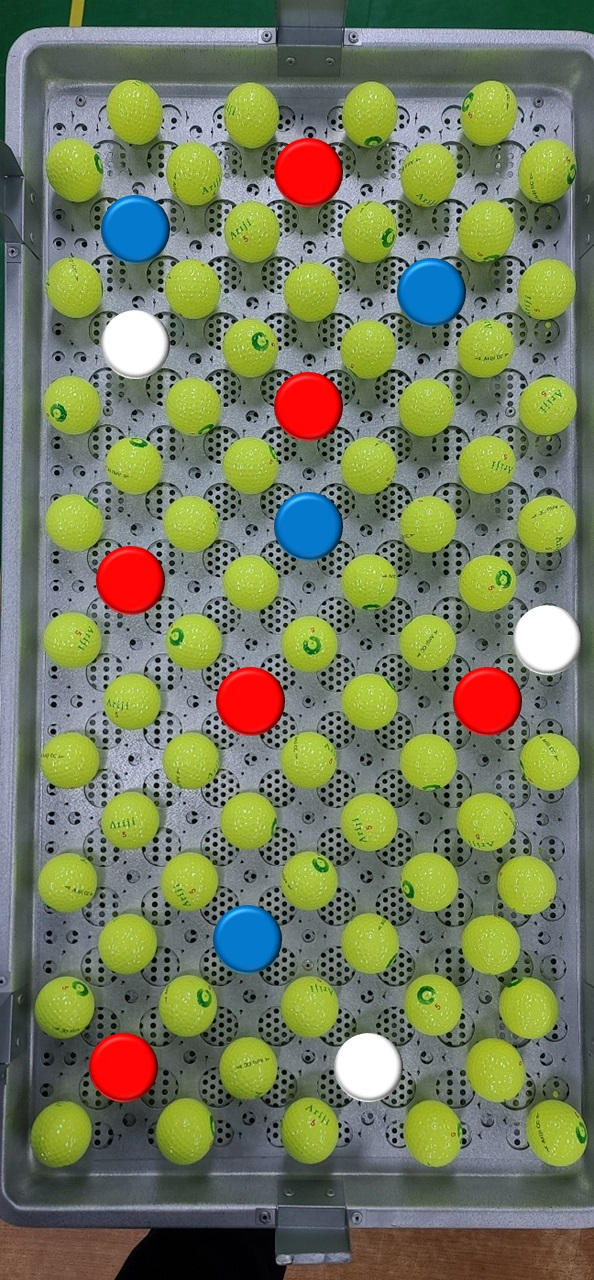
#> input picture BallCount/Image/Ball1.jpg, 594 x 1280 px
$ python BallCount.py
#> lines starting #> are read from the running program, lines starting #| are printed output that depends on the picture; after the words box and inside, x2 and y2 are one past the last pixel; in counts of white or black regions, pixels touching at a corner belong together
import numpy as np
import cv2

# 색상 테이블
hsvData_l = [] # HSV 영역을 제한하기 위한 최솟값(Lower)
hsvData_u = [] # HSV 영역을 제한하기 위한 최대값(Upper)
hsvData_l.append((0, 80, 80)) # 빨강
hsvData_u.append((5, 255, 255))
hsvData_l.append((30, 80, 80)) # 초록
hsvData_u.append((70, 255, 255))
hsvData_l.append((100, 80, 80)) # 파랑
hsvData_u.append((140, 255, 255))
hsvData_l.append((0, 0, 255)) # 흰색
hsvData_u.append((0, 64, 255))

circleCountMax = 100 # 공의 최대 검출 개수

def searchCircle(img_back, hsv_l, hsv_u): # 공을 찾는 함수
#> called with hsv_l = (0, 80, 80), hsv_u = (5, 255, 255)
    img = cv2.imread('Image/Ball1.jpg', cv2.IMREAD_COLOR) # 이미지 읽기
#> img is the input picture: shape (1280, 594, 3); mean B, G, R 94, 123, 115.9
    img_resize = cv2.resize(img, (540, 960), interpolation = cv2.INTER_CUBIC) # 리사이즈
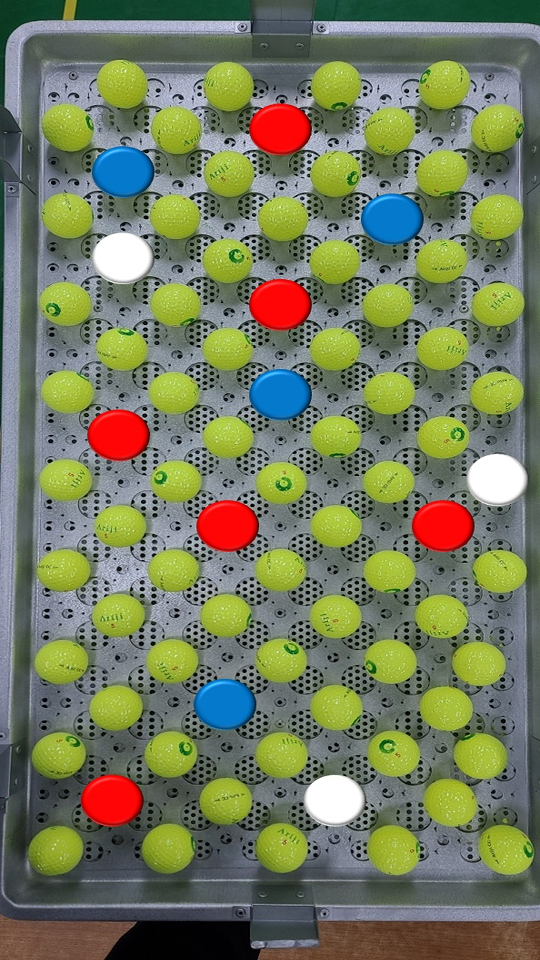
#> img_resize: shape (960, 540, 3); mean B, G, R 94, 123, 116
    img_hsv = cv2.cvtColor(img_resize, cv2.COLOR_BGR2HSV) # HSV 영역으로 변환
#> img_hsv: shape (960, 540, 3); mean H, S, V 67.9, 88.1, 135.2
    img_range = cv2.inRange(img_hsv, hsv_l, hsv_u) # 특정 영역의 색상 추출
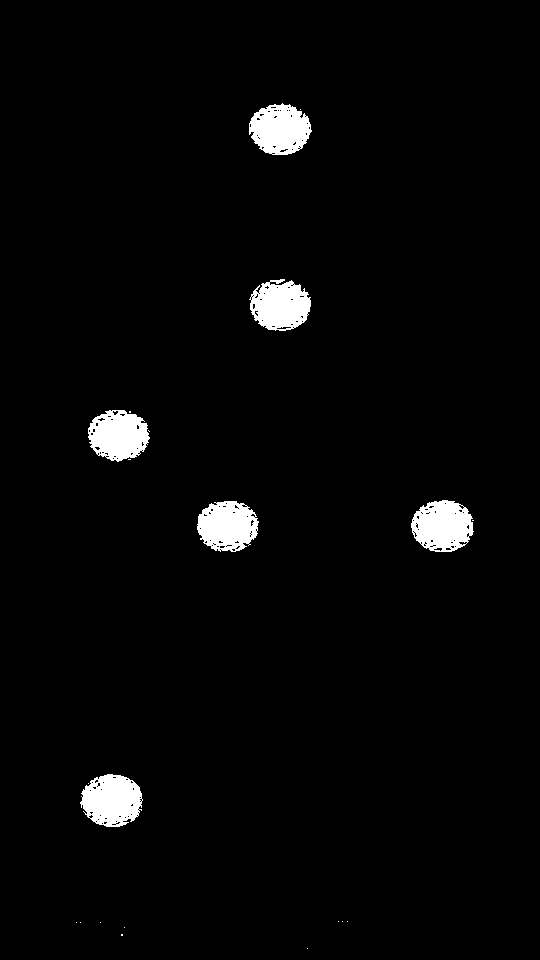
#> img_range: shape (960, 540); 2.8% white; 21 white regions (15 under 20 px), largest, box (x1, y1, x2, y2) and area: (80, 774, 143, 827) 2456, (411, 500, 474, 552) 2414, (249, 103, 312, 155) 2375, (197, 501, 259, 552) 2344, (249, 279, 311, 331) 2328, (88, 410, 150, 462) 2322
    img_gb = cv2.GaussianBlur(img_range, (13, 13), 0) # 노이즈 제거 및 엣지 검출에 용이하기 위해 가우시안 필터 적용

    param2_num = 21 # param2 초기값

    while True: # param2 값을 조정하기 위한 While문
        circles = cv2.HoughCircles(img_gb, cv2.HOUGH_GRADIENT, 1, 30, param1=60, param2=param2_num, minRadius=0, maxRadius=100) # 허프 원 변환을 이용하여 원 검출
        print(param2_num)
        circleCount = 0

        if circles is not None:
            circles = np.uint16(np.around(circles)) # 원들 좌표를 반올림

            for i in circles[0, :]: # 검출된 원의 개수만큼 반복
                circleCount += 1 # 원 개수 카운팅

            if circleCount < circleCountMax: # 만약 검출된 원이 최대 원 개수 미만이면
                for i in circles[0, :]:
                    cv2.circle(img_back, (i[0], i[1]), i[2], (255, 255, 0), 2)
                print("원의 개수 : ", circleCount)
                return img_resize, img_back, circleCount
        else:
            print("원을 찾을 수 없음")

        if param2_num > 50:
            print("원을 찾을 수 없어 프로그램을 종료합니다. ")
            break
        else:
            param2_num += 1
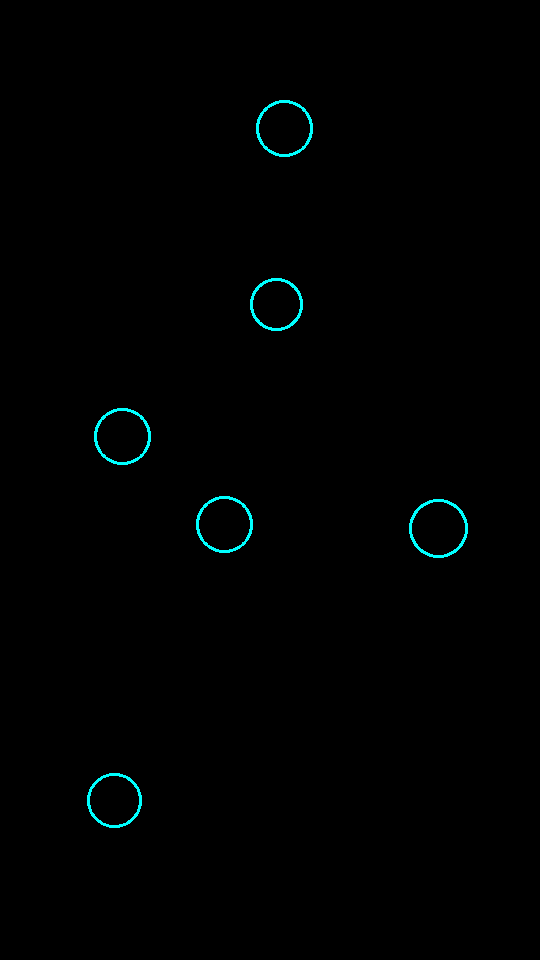
#> img_back: shape (960, 540, 3); mean B, G, R 1.5, 1.5, 0
#> after the loop, param2_num = 21

    return img_resize, img_back, circleCount


def main():
    circleTotal = 0
    img_back = np.zeros((960, 540, 3), np.uint8) # 원 표시용 빈 이미지 생성

    for i in range(0, len(hsvData_l)): # 위에서 지정한 색상테이블별로 추출
        img, img_back, count = searchCircle(img_back, hsvData_l[i], hsvData_u[i])
#> count = 6
        circleTotal += count # 총 개수
#> circleTotal = 6

    print("원의 총 개수 : ", circleTotal)

    text = "Found Ball : " + str(circleTotal)
    cv2.putText(img, text, (20, 70), cv2.FONT_HERSHEY_SIMPLEX, 2, (0, 0, 255))
#> img: shape (960, 540, 3)
    cv2.imshow('H-Circle', cv2.add(img, img_back)) # 출력
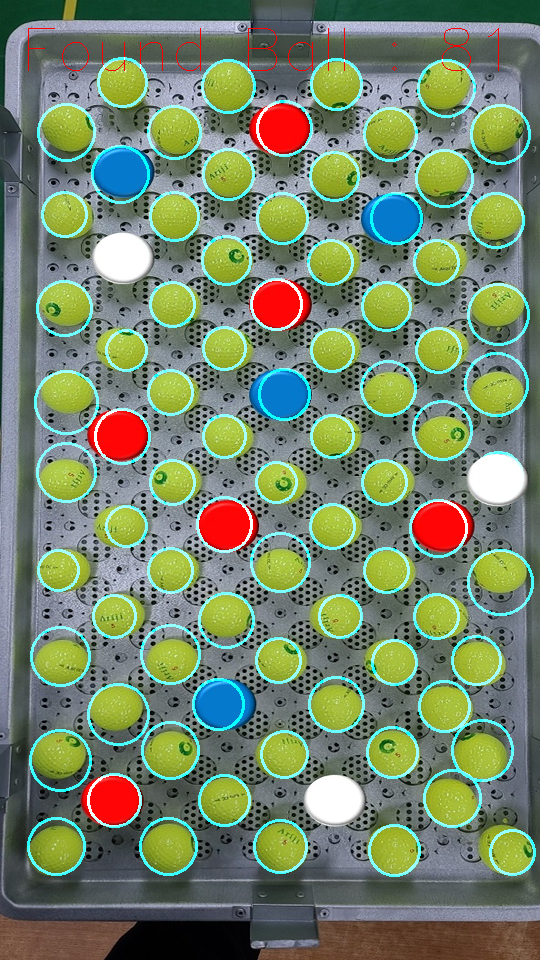
#> window 'H-Circle': shape (960, 540, 3); mean B, G, R 106.1, 132.1, 116.2
    k = cv2.waitKey(0)
#> (key Esc is pressed here)
    cv2.destroyAllWindows()

if __name__ == '__main__':
    main()
